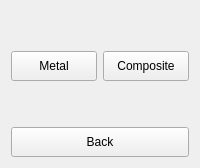
      <widget class="QWidget" name="farTab">
       <attribute name="title">
        <string>Far zone</string>
       </attribute>
       <layout class="QVBoxLayout" name="verticalLayout_4">
        <item>
         <spacer name="vSpacer_4">
          <property name="orientation">
           <enum>Qt::Vertical</enum>
          </property>
          <property name="sizeHint" stdset="0">
           <size>
            <width>20</width>
            <height>40</height>
           </size>
          </property>
         </spacer>
        </item>
        <item>
         <layout class="QHBoxLayout" name="hLayout_4">
          <item>
           <widget class="QPushButton" name="metalButton">
            <property name="minimumSize">
             <size>
              <width>0</width>
              <height>30</height>
             </size>
            </property>
            <property name="text">
             <string>Metal</string>
            </property>
           </widget>
          </item>
          <item>
           <widget class="QPushButton" name="compositeButton">
            <property name="minimumSize">
             <size>
              <width>0</width>
              <height>30</height>
             </size>
            </property>
            <property name="text">
             <string>Composite</string>
            </property>
           </widget>
          </item>
         </layout>
        </item>
        <item>
         <spacer name="vSpacer_5">
          <property name="orientation">
           <enum>Qt::Vertical</enum>
          </property>
          <property name="sizeHint" stdset="0">
           <size>
            <width>20</width>
            <height>40</height>
           </size>
          </property>
         </spacer>
        </item>
        <item>
         <widget class="QPushButton" name="farBackButton">
          <property name="minimumSize">
           <size>
            <width>0</width>
            <height>30</height>
           </size>
          </property>
          <property name="text">
           <string>Back</string>
          </property>
          <property name="icon">
           <iconset resource="Resources.qrc">
            <normaloff>:/images/images/back.png</normaloff>:/images/images/back.png</iconset>
          </property>
         </widget>
        </item>
       </layout>
      </widget>
